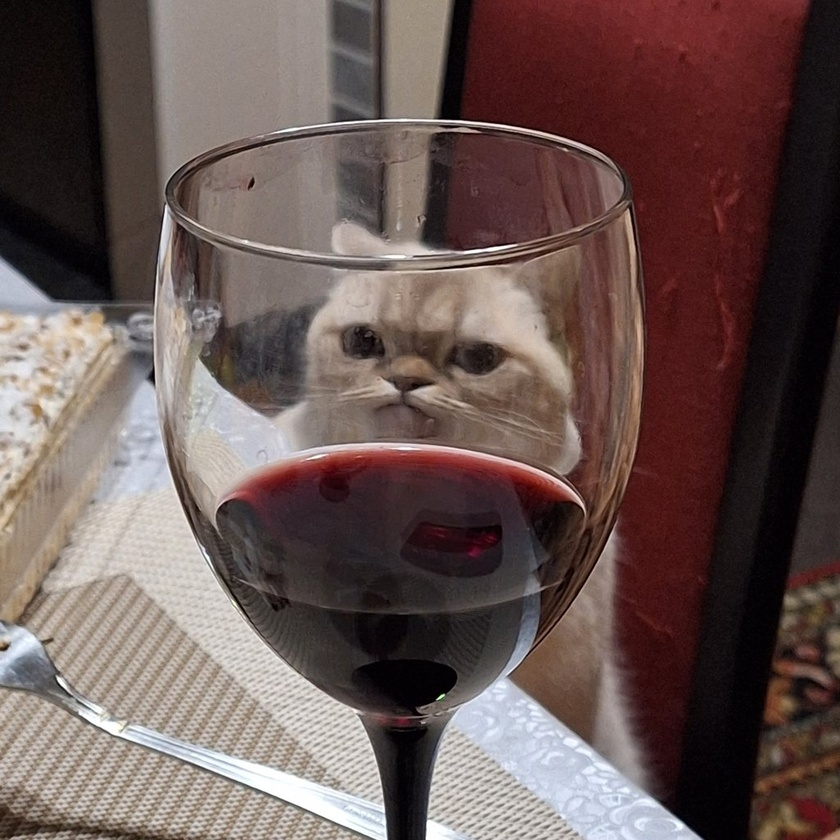
%> input picture lab4/cat.jpg, 840 x 840 px, shrunk from 1024 x 1024 before the run
$ octave task2.2.m   (GNU Octave 9; MATLAB toolbox functions it lacks are replaced by stand-ins)
%> lines starting %> are read from the running program, lines starting %| are printed output that depends on the picture
c=imread('cat.jpg');
%> c is the input picture: size 840x840x3 uint8; mean R, G, B 104.8, 86.4, 83.2
cc=c(1:end,1:end,:);
subplot(1,2,1);
imshow(cc);
subplot(1,2,2);
I2=imadjust(cc, [.2 .3 0; .6 .7 1], []);
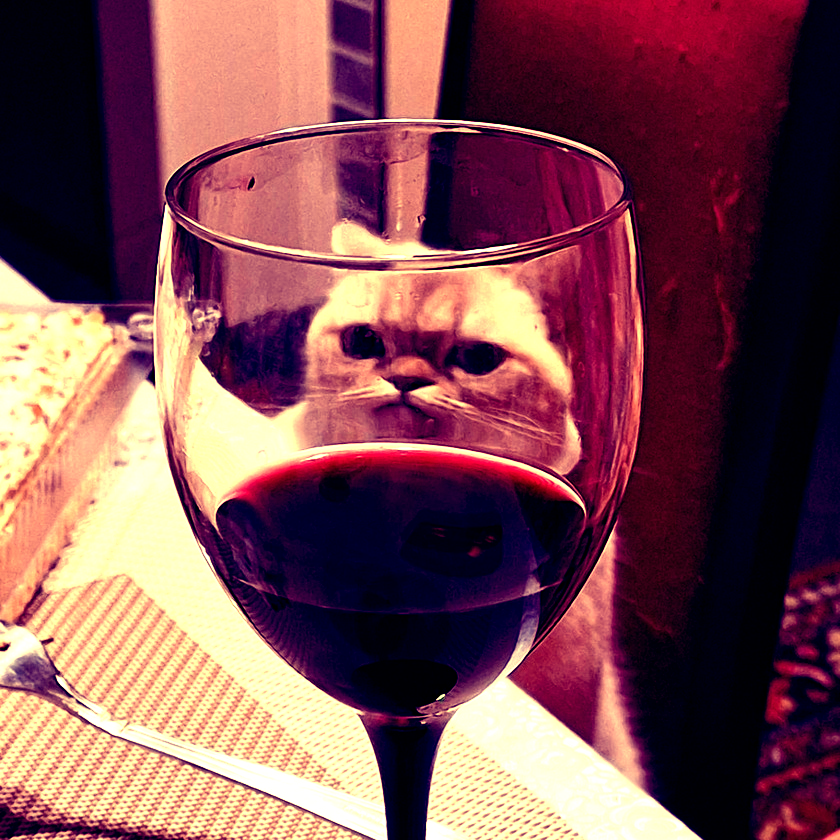
%> I2: size 840x840x3 uint8; mean R, G, B 126.3, 77.8, 83.2
R=imhist(cc(:,:,1));
%> R = 256 values, max 7675 at index 77, min 63 at index 1, mean 2756.2
G=imhist(cc(:,:,2));
%> G = 256 values, max 9603 at index 23, min 123 at index 249, mean 2756.2
B=imhist(cc(:,:,3));
%> B = 256 values, max 10108 at index 21, min 288 at index 250, mean 2756.2
plot(R,'r');
hold on;
plot(G,'g');
plot(B,'b');
legend('Red','Green','Blue');
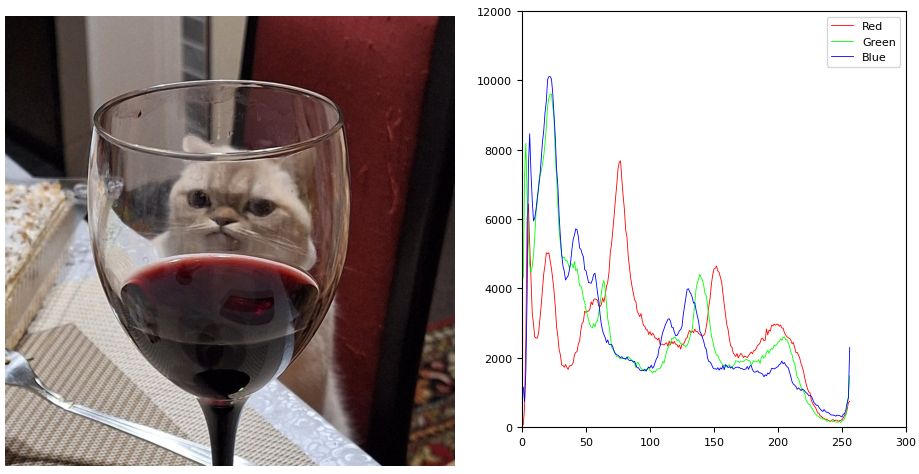
%> figure redrawn from the program's plot data, 2 panels
